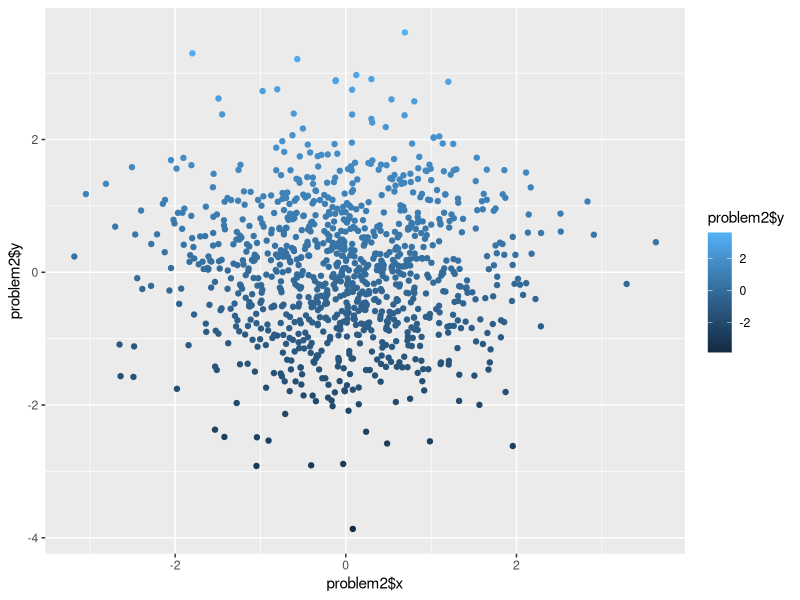
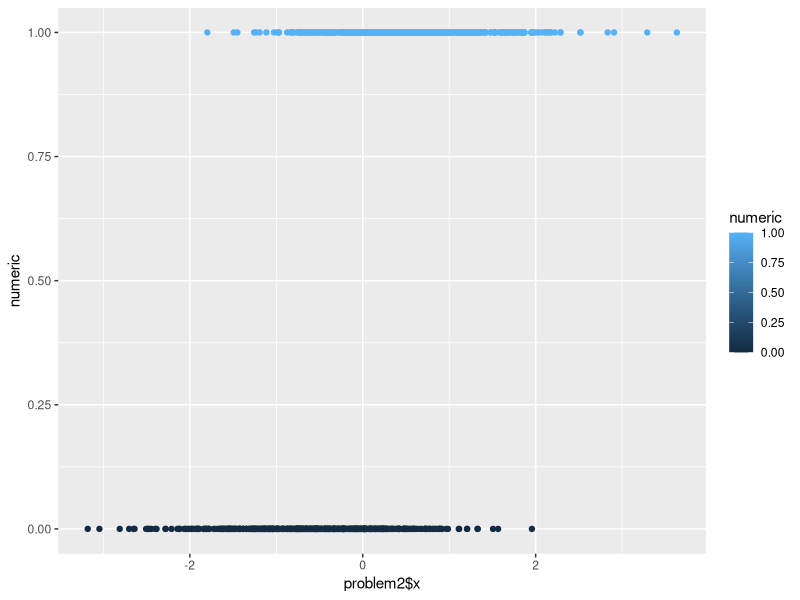
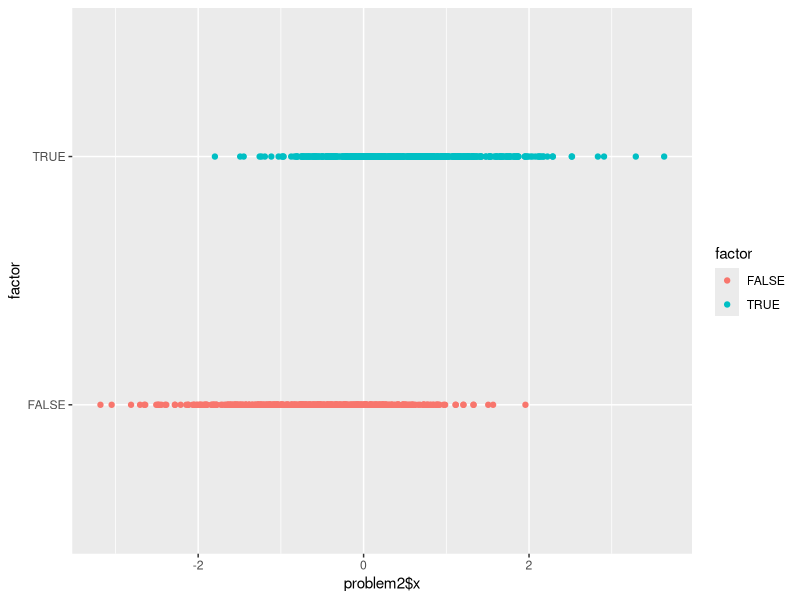
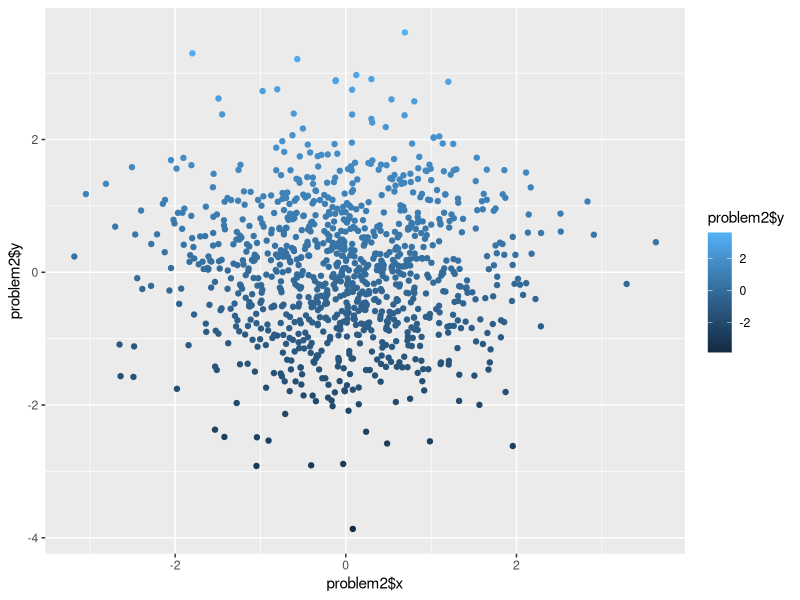

These charts were generated, in order, by the following R code:
## ---- chunk 1
knitr::opts_chunk$set(echo = TRUE)
## ---- chunk 2
library(tidyverse)

## set seed to ensure reproducibility

set.seed(98)

#creating data frame

problem1 = tibble(
  vec_numeric = runif(10, min = 0, max = 5),
  vec_logical = c(vec_numeric > 2),
  vec_char = c("I", "think", "data", "science", "is", "a", "really", "really", "cool", "class"),
  vec_factor = factor(c("big", "small", "big", "small", "small","big", "small", "big", "small", "small"))
)

mean(problem1$vec_numeric)
mean(problem1$vec_logical)
mean(problem1$vec_char)
mean(problem1$vec_factor)
## ---- chunk 3
as.numeric(problem1$vec_logical)
as.numeric(problem1$vec_char)
as.numeric(problem1$vec_factor)
## ---- chunk 4
as.numeric(as.factor(problem1$vec_char))
as.numeric(as.character(problem1$vec_factor))
## ---- chunk 5

library(tidyverse)

set.seed(98)

problem2 = tibble(
  x = rnorm(1000),
  y = rnorm(1000),
  logical = c(x + y > 0),
  numeric = as.numeric(logical),
  factor = as.factor(logical)
  )

## ---- chunk 6
ggplot(problem2, aes(x = problem2$x, y = problem2$y, color = problem2$y)) + geom_point()

ggsave("problem2.pdf")

ggplot(problem2, aes(x = problem2$x, y = numeric, color = numeric)) + geom_point()

ggplot(problem2, aes(x = problem2$x, y = factor, color = factor)) + geom_point()
